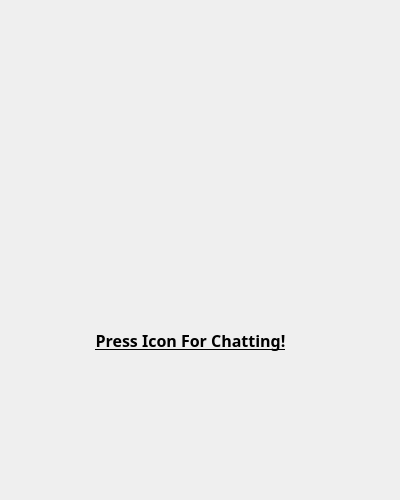
<?xml version="1.0" encoding="UTF-8"?>
<ui version="4.0">
 <class>MainWindow</class>
 <widget class="QMainWindow" name="MainWindow">
  <property name="geometry">
   <rect>
    <x>0</x>
    <y>0</y>
    <width>400</width>
    <height>500</height>
   </rect>
  </property>
  <property name="minimumSize">
   <size>
    <width>400</width>
    <height>500</height>
   </size>
  </property>
  <property name="maximumSize">
   <size>
    <width>400</width>
    <height>500</height>
   </size>
  </property>
  <property name="windowTitle">
   <string>Bacotan</string>
  </property>
  <widget class="QWidget" name="centralwidget">
   <widget class="QPushButton" name="Button_Send">
    <property name="geometry">
     <rect>
      <x>110</x>
      <y>160</y>
      <width>160</width>
      <height>160</height>
     </rect>
    </property>
    <property name="cursor">
     <cursorShape>PointingHandCursor</cursorShape>
    </property>
    <property name="styleSheet">
     <string notr="true">border : none;</string>
    </property>
    <property name="text">
     <string/>
    </property>
    <property name="icon">
     <iconset>
      <normaloff>../Picture/Icon.png</normaloff>../Picture/Icon.png</iconset>
    </property>
    <property name="iconSize">
     <size>
      <width>160</width>
      <height>160</height>
     </size>
    </property>
    <property name="flat">
     <bool>true</bool>
    </property>
   </widget>
   <widget class="QLabel" name="label">
    <property name="geometry">
     <rect>
      <x>70</x>
      <y>320</y>
      <width>241</width>
      <height>41</height>
     </rect>
    </property>
    <property name="font">
     <font>
      <family>Kristen ITC</family>
      <pointsize>12</pointsize>
      <weight>75</weight>
      <bold>true</bold>
      <underline>true</underline>
     </font>
    </property>
    <property name="text">
     <string>Press Icon For Chatting!</string>
    </property>
    <property name="alignment">
     <set>Qt::AlignCenter</set>
    </property>
   </widget>
  </widget>
 </widget>
 <resources/>
 <connections/>
</ui>
